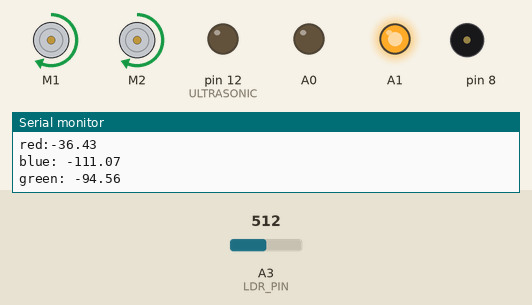
Simulated run of this sketch. Board: Arduino Uno, built with avr-gcc and run on an emulated ATmega328P. On the bench: 2 × DC motor (green arrow = forward, orange = backward, longer = faster), output pins drawn as LEDs (lit = HIGH), buzzer (waves = sounding), the last lines printed to the serial monitor. Inputs (shaded band) come from the test bench; at power-on: A3 (LDR_PIN) = 512. At 29.5 s the program stops and its outputs stay as they are.

Above: at 1.9 s.
2.0 s: A3 (LDR_PIN) set to 782
At 2.6 s:
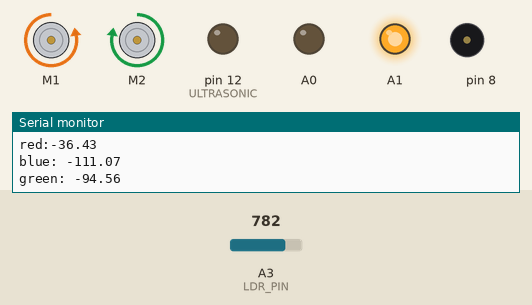
6.4 s: A3 (LDR_PIN) set to 797
At 10.4 s:
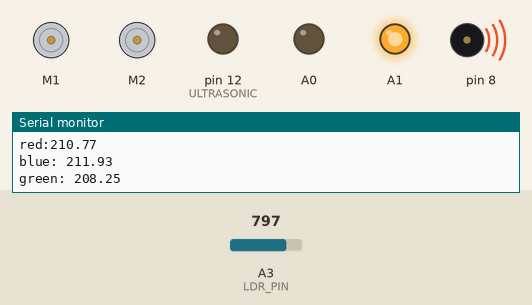
At 30.3 s:
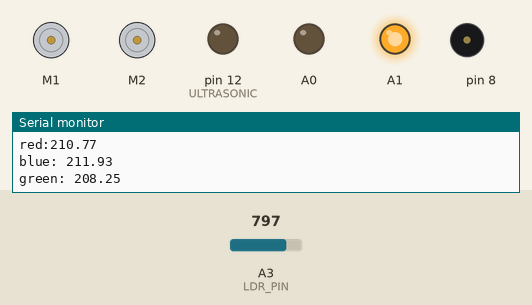
Timing chart, 0 to 31.0 s (numbered marks = the images above; inputs shaded):
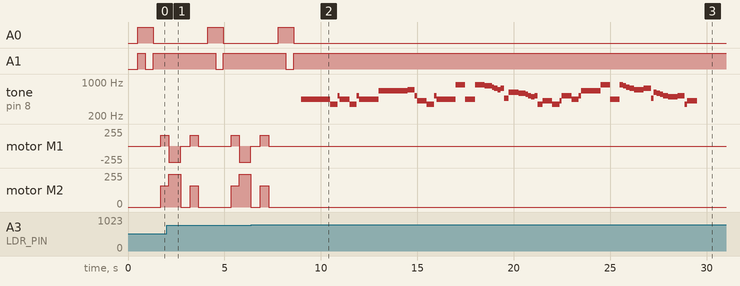

Measured:
- the behaviour switches between 789 and 790 on A3 (LDR_PIN) (found by bisection; images 1 and 2)
- after the input at 6.4 s, A0: goes on until 8.6 s, then stays LOW; A1: goes on until 8.6 s, then stays HIGH; tone on pin 8: plays 440 Hz for 1.5 s, 349 Hz for 0.38 s, 523 Hz for 0.13 s, 440 Hz for 0.50 s, 349 Hz for 0.38 s, 523 Hz for 0.13 s … (54 notes in this stretch), starting after 2.6 s; motor M1, motor M2: goes on until 7.3 s, then stays stopped

The sketch:

main.ino
```cpp
//imports
#include "MeMCore.h"

//pin assign
MeLineFollower lineFinder(PORT_2);
MeDCMotor leftMotor(M1); // assigning leftMotor to port M1
MeDCMotor rightMotor(M2); // assigning RightMotor to port M2
MeBuzzer buzzer;
#define ULTRASONIC 12
#define IR_PIN A2
#define LDR_PIN A3

//constants
#define TURN_TIME 420
#define FWD_TIME 600
#define TIMEOUT 1550
#define FAST  245
#define TURN  160
#define SLOW  200


//variables
//frequency and duration of buzzer tones: imperial march song
int frequencies[] = {
    440, 440, 440, 349, 523, 440, 349, 523, 440, 659, 659, 659, 698, 523,
    415, 349, 523, 440, 880, 440, 440, 880, 831, 784, 740, 698, 740, 466,
    622, 587, 554, 523, 494, 523, 349, 415, 349, 415, 523, 440, 523, 659,
    880, 440, 440, 880, 831, 784, 740, 698, 740, 466, 622, 587, 554, 523,
    494, 523, 349, 415, 349, 523, 440, 349
    };

int durations[] = {
    500, 500, 500, 376, 126, 500, 376, 126, 1000, 500, 500, 500, 376, 126,
    500, 376, 126, 1000, 500, 376, 126, 500, 376, 126, 166, 166, 166, 250,
    500, 376, 126, 166, 166, 166, 250, 500, 376, 126, 500, 376, 126, 1000,
    500, 376, 126, 166, 166, 166, 250, 500, 376, 126, 166, 166, 166, 250,
    500, 376, 126, 500, 376, 126, 500, 500
    };
float red,green,blue; // for color detector
int states[4][2] = {{HIGH,HIGH},{HIGH,LOW},{LOW,HIGH},{LOW,LOW}}; // Flash LED red,green,blue,off
float colourArray[3] = {0,0,0}; //RGB values
float whiteArray[3] = {848,835,841}; // LDR baseline voltages: white
float blackArray[3] = {554,610,601}; // LDR baseline voltages: black
float baseline,detected; // for IR readings
int dist,correct,IR_val; // for movement
//prototype functions used later in movement
float US_detect();
int IR_detect();

void song(){ // to play song at end() condition
  for (int i = 0; i < 60;i++){
    buzzer.tone(frequencies[i], durations[i]);
  }
}

//MOVEMENT PACKAGE
//basic movement
void stop(){
  leftMotor.run(0);
  rightMotor.run(0);
}

void power(int left, int right, int time){ //supply {left} power to left motor, {right} power for right motor for {time} ms
  leftMotor.run(left);
  rightMotor.run(right);
  delay(time);
  stop();

}

void forward(int time){ //move forward for {time} ms at {FAST} power
  power(-FAST,FAST,time);
  delay(500); // added delay after stop for stability of double turns
}

//colour actions

//left turn : red
void left(){
  power(TURN,TURN,TURN_TIME); // turn left for {TURN_TIME} ms
}
//righ turn : green
void right(){
  power(-TURN,-TURN,TURN_TIME); // turn right for {TURN_TIME} ms
}
//spin in place : orange
void spinaround(){
  power(-TURN,-TURN,2*TURN_TIME); //right() for twice of {TURN_TIME}
}
//double left : purple
void doubleleft(){
  left();
  forward(FWD_TIME); //forward for FWD_TIME
  left();
}
//double right : lightblue
void doubleright(){
  right();
  forward(FWD_TIME); //forward for FWD_TIME
  right();
}
//end point : white
void end(){
  song();
  while(1){}; //END: enter infinite loop
}

//nude rotates for gentle adjustment
void nudgeLeft(){
  power(-TURN,-TURN,100);
}

void nudgeRight(){
  power(TURN,TURN,100);
}

//moveCalibrated helpers
void adjustLeft(){
  leftMotor.run(-SLOW);
  rightMotor.run(FAST);
}
void adjustRight(){
  leftMotor.run(-FAST);
  rightMotor.run(SLOW);
}

void straight(){
  leftMotor.run(-FAST);
  rightMotor.run(FAST);
}

//moves forward while using Ultrasound and IR to adjust left/right
void moveCalibrated(){
  dist = US_detect();
  IR_val = IR_detect();
  if (dist == 0){ //WALL MISSING -> USE IR
    if (IR_val <= 240){//WALL MISSING BOTH SIDES -> STRAIGHT
      straight();
    }
    else if (IR_val <= 260){ // 11-9cm from wall -> GO RIGHT
      adjustRight();
    }
    else if (IR_val <= 280){ //6-9cm  from wall-> STAY CENTER
      straight();
    }
    else { // 0-6cm  from wall-> GO LEFT
       adjustLeft();
    }
  }else{ //ULTRASOUND: PROPORTIONAL MOTOR CORRECTION
    correct = 20 * ( dist - 10 );
    leftMotor.run(correct - FAST);
    rightMotor.run(FAST + correct);
  }
}
//moves until it detects black, then rotates left/right to align onto line
void moveTillBlack(){ //relys mainly on
    while (lineFinder.readSensors() == S1_OUT_S2_OUT){
      moveCalibrated(); //move using ultrasonic, IR to calibrate
    }

    stop();

    //Nudge if slightly off
    while (lineFinder.readSensors() == S1_OUT_S2_IN){
      nudgeLeft();
    }
    while (lineFinder.readSensors() == S1_IN_S2_OUT){
      nudgeRight();
    }
}

//Sensor Package
float US_detect(){ //returns cm distance from ultrasonic sensor to wall
  pinMode(ULTRASONIC,OUTPUT); // ULTRASONIC PIN: PIN 12
  digitalWrite(ULTRASONIC, HIGH);
  delayMicroseconds(10);
  digitalWrite(ULTRASONIC, LOW);
  pinMode(ULTRASONIC,INPUT);
  return pulseIn(ULTRASONIC,HIGH,TIMEOUT) * 0.01715; // time * 0.01715 -> simplified version of (time/2/10^6*343*100)
}

int IR_detect(){ //returns raw IR voltage value
  // starting state A0 LOW, A1 LOW = IR ON
  detected = analogRead(IR_PIN);
  delay(5);
  digitalWrite(A1,HIGH); // A0 LOW, A1 HIGH = IR OFF
  delay(5);
  baseline = analogRead(IR_PIN);
  digitalWrite(A1,LOW); // A0 LOW, A1 LOW = IR ON
  return (baseline - detected);
}

float read_colour(int A0_VAL,int A1_VAL){ //returns LDR voltage after flashing LED corresponding to {A0_VAL,A1_VAL}
  //flash LED colours according to truth table
  digitalWrite(A0,A0_VAL);
  digitalWrite(A1,A1_VAL);
  delay(200); //dely to allow voltage to stabilize
  return analogRead(LDR_PIN); //reads LDR voltage
}

void setBalance(){ //calibrates raw LDR values on white and black paper to use as greyDiff in RGB calculation
  Serial.println("Put White Sample For Calibration ...");
  for(int i = 0;i<=2;i++){
    whiteArray[i] = read_colour(states[i][0],states[i][1]);
    delay(200);
  }
  Serial.println("Put Black Sample For Calibration ...");
  delay(5000); //delay for five seconds for moving bot to the black sample
  for(int i = 0;i<=2;i++){
    blackArray[i] = read_colour(states[i][0],states[i][1]);
    delay(200);
  }
  Serial.println("Colour Sensor Is Ready.");
}

void colourDetect(){ //flashes RGB LEDs, reads corresponding LDR voltage, converts into RGB and stores in colourArray
  for (int c = 0; c <= 2;c++){
    colourArray[c] = ((read_colour(states[c][0],states[c][1]) - blackArray[c])/(whiteArray[c] - blackArray[c])) *  255;
    delay(200);
  };
  //DEBUG: prints values in colourArray
  Serial.print("red:");
  Serial.println(colourArray[0]);
  Serial.print("blue: ");
  Serial.println(colourArray[1]);
  Serial.print("green: ");
  Serial.println(colourArray[2]);
}

void colourAction(){ // reads colour and performs corresponding movement
  delay(500); //small delay to allow colour reading to stabilize
  colourDetect(); // updates colourArray with current RGB readings
  red = colourArray[0];
  green = colourArray[1];
  blue = colourArray[2];
  if ((red >= 130) && (blue >= 200) && (green >= 200)){//white
    end();
  }
  else if (blue >= 200){//blue
    doubleright();
  }
  else if ((green >= 120) && (red <= 80)){ //green
    right();
  }
  else if ((red >= 100) && (blue <=100) ){
    if ( green >= 110 ){//orange
      spinaround();
    }else{//red
      left();
    }
  }
  else { //purple
    doubleleft();
  }
}
//MAIN

void setup()
{
  Serial.begin(9600);
  pinMode(ULTRASONIC,OUTPUT);

  pinMode(A0,OUTPUT);
  pinMode(A1,OUTPUT);
  pinMode(IR_PIN,INPUT);
  pinMode(LDR_PIN,INPUT);

  //default writes: LED OFF, ULTRASONIC OFF
  digitalWrite(ULTRASONIC, LOW);
  digitalWrite(A0,LOW);
  digitalWrite(A1,LOW);
  //setBalance();
}

void loop(){
  moveTillBlack();
  colourAction();
}
```
